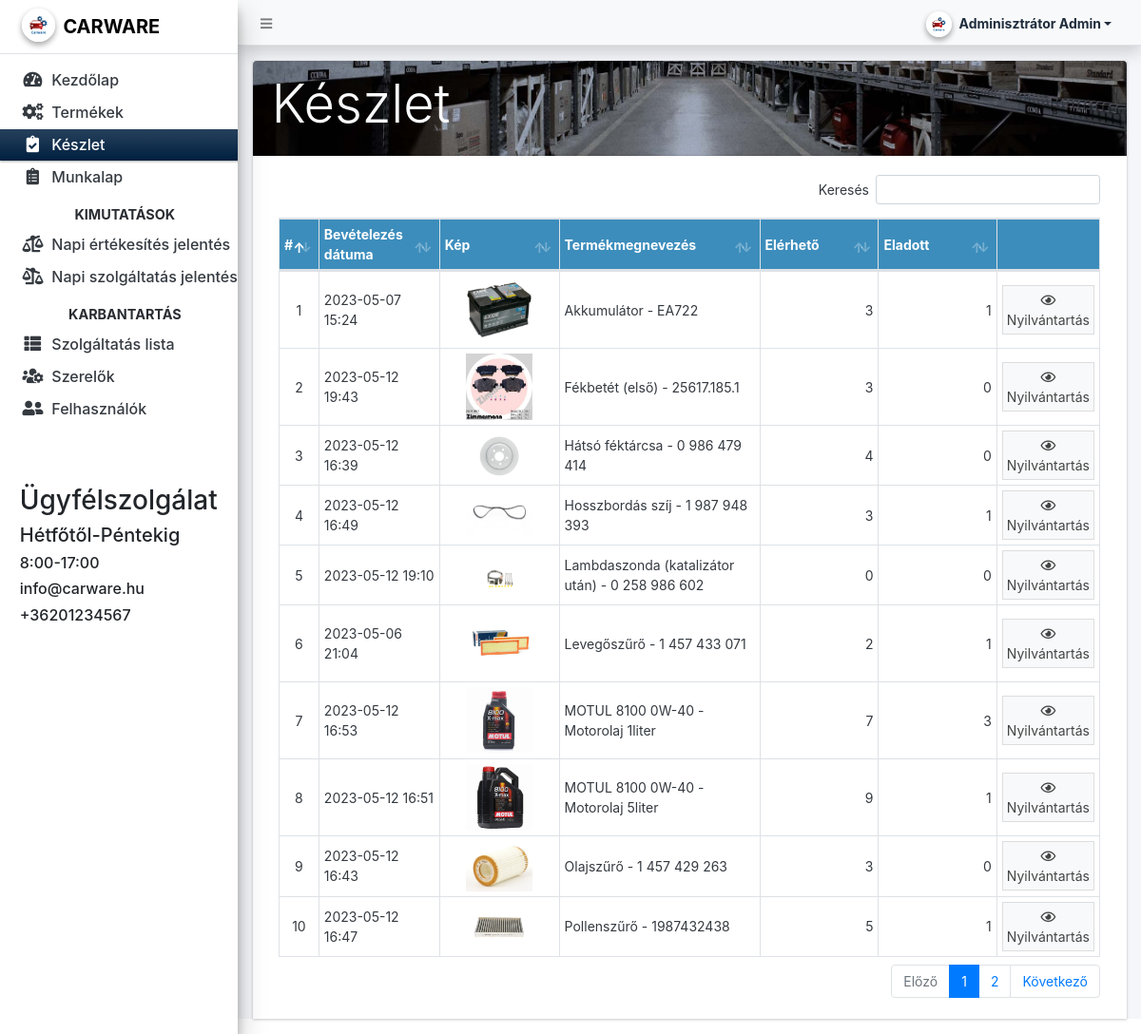
The page /admin/?page=inventory (signed in) on the database its author committed.
### tables this page shows
CREATE TABLE `product_list` (
  `id` int(30) NOT NULL,
  `name` text NOT NULL,
  `description` text NOT NULL,
  `price` int(30) DEFAULT NULL,
  `image_path` text NOT NULL,
  `status` tinyint(1) NOT NULL DEFAULT 1,
  `delete_flag` tinyint(1) NOT NULL DEFAULT 0,
  `date_created` datetime NOT NULL DEFAULT current_timestamp(),
  `date_updated` datetime NOT NULL DEFAULT current_timestamp() ON UPDATE current_timestamp()
);

### config.php (called while the page is built, shortened)
<?php
require_once('classes/SystemSettings.php');
function validate_image($file){
    global $_settings;
	if(!empty($file)){
        $ex = explode("?",$file);
        $file = $ex[0];
        $ts = isset($ex[1]) ? "?".$ex[1] : '';
		if(is_file(base_app.$file)){
			return base_url.$file.$ts;
		}else{
			return base_url.($_settings->info('logo'));
		}
	}else{
		return base_url.($_settings->info('logo'));
	}
}
?>

### admin/inventory/index.php (the view, shortened to what this page needs)
<div class="card rounded-0 card-navy">
	<div class="bg_image card-header">
		<h3 class="display-4 text-light">Készlet</h3>
	</div>
	<div class="card-body">
        <div class="container-fluid">
			<table class="table table-hover table-bordered" id="list">
				<colgroup>
					<col width="5%">
					<col width="15%">
					<col width="15%">
					<col width="25%">
					<col width="15%">
					<col width="15%">
					<col width="15%">
				</colgroup>
				<thead>
					<tr class="bg-lightblue">
						<th>#</th>
						<th>Bevételezés dátuma</th>
						<th>Kép</th>
						<th>Termékmegnevezés</th>
						<th>Elérhető</th>
						<th>Eladott</th>
						<th></th>
					</tr>
				</thead>
				<tbody>
					<?php
					$i = 1;
						$qry = $conn->query("SELECT *, (coalesce((SELECT SUM(quantity) FROM `inventory_list` where product_id = product_list.id),0) - coalesce((SELECT SUM(tp.qty) FROM `worksheet_products` tp inner join `worksheet_list` tl on tp.worksheet_id = tl.id where tp.product_id = product_list.id and tl.status != 4),0)) as `available`,coalesce((SELECT SUM(tp.qty) FROM `worksheet_products` tp inner join `worksheet_list` tl on tp.worksheet_id = tl.id where tp.product_id = product_list.id and tl.status != 4),0) as `sold` from `product_list` where delete_flag = 0 order by `name` asc ");
						while($row = $qry->fetch_assoc()):
					?>
						<tr>
							<td class="text-center"><?php echo $i++; ?></td>
							<td><?php echo date("Y-m-d H:i",strtotime($row['date_created'])) ?></td>
							<td class="text-center">
								<img class="img-thumbnai prod-img" src="<?= validate_image($row['image_path']) ?>" alt="">
							</td>
							<td><?php echo $row['name'] ?></td>
							<td class="text-right"><?php echo $row['available'] ?></td>
							<td class="text-right"><?php echo $row['sold'] ?></td>
							<td align="center">
								 <a href="./?page=inventory/view_details&id=<?= $row['id'] ?>" class="btn btn-flat p-1 btn-default btn-sm ">
				                  		<i class="far fa-eye"></i> Nyilvántartás
				                  </a>
							</td>
						</tr>
					<?php endwhile; ?>
				</tbody>
			</table>
		</div>
	</div>
</div>

### admin/inventory/index.php (style rules this page uses)
.prod-img { width: 5em; max-height: 8em; object-fit:scale-down; object-position:center center; }
.bg_image { background: url(../uploads/cover_inventory.jpg); background-size: cover; }

### rows shown on the page
product_list: date_created "2023-05-07 15:24", image_path (picture), name "Akkumulátor - EA722", available "3", sold "1"
product_list: date_created "2023-05-12 19:43", image_path (picture), name "Fékbetét (első) - 25617.185.1", available "3", sold "0"
product_list: date_created "2023-05-12 16:39", image_path (picture), name "Hátsó féktárcsa - 0 986 479 414", available "4", sold "0"
product_list: date_created "2023-05-12 16:49", image_path (picture), name "Hosszbordás szíj - 1 987 948 393", available "3", sold "1"
product_list: date_created "2023-05-12 19:10", image_path (picture), name "Lambdaszonda (katalizátor után) - 0 258 986 602", available "0", sold "0"
product_list: date_created "2023-05-06 21:04", image_path (picture), name "Levegőszűrő - 1 457 433 071", available "2", sold "1"
product_list: date_created "2023-05-12 16:53", image_path (picture), name "MOTUL 8100 0W-40 - Motorolaj 1liter", available "7", sold "3"
product_list: date_created "2023-05-12 16:51", image_path (picture), name "MOTUL 8100 0W-40 - Motorolaj 5liter", available "9", sold "1"
product_list: date_created "2023-05-12 16:43", image_path (picture), name "Olajszűrő - 1 457 429 263", available "3", sold "0"
product_list: date_created "2023-05-12 16:47", image_path (picture), name "Pollenszűrő - 1987432438", available "5", sold "1"

### other values the page prints
$_settings->userdata('lastname').' '.$_settings->userdata('firstname') "Adminisztrátor Admin"
$_settings->info('short_name') "CARWARE"
